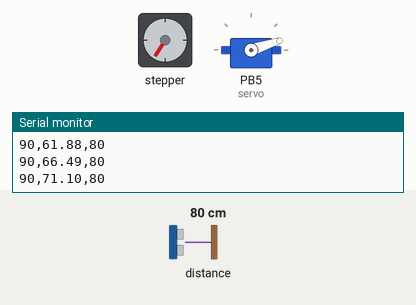
The sketch below on a simulated ATtiny85, built with avr-gcc and run on an emulated ATtiny85. Shown: stepper motor, servo, the last lines printed to the serial monitor. Wiring (inferred from the names in the program): stepper motor driver (200 steps per turn assumed): step PB3; direction PB2. The inputs (shaded band) are chosen by the test bench; at power-on: distance to the obstacle 80 cm.

Above: at 1.2 s.
1.3 s: distance to the obstacle set to 2 cm
At 3.5 s:
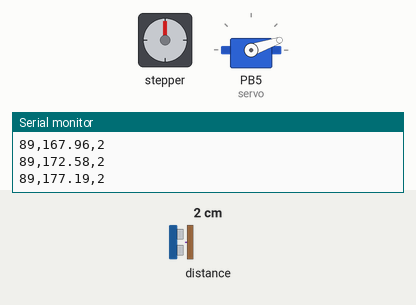
4.3 s: distance to the obstacle set to 18 cm
At 6.1 s:
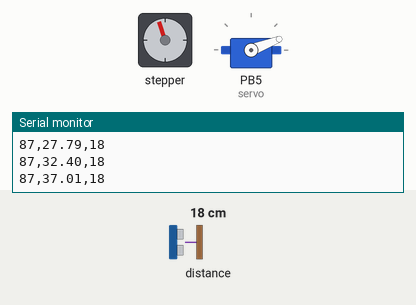
7.3 s: distance to the obstacle set to 4 cm
At 8.7 s:
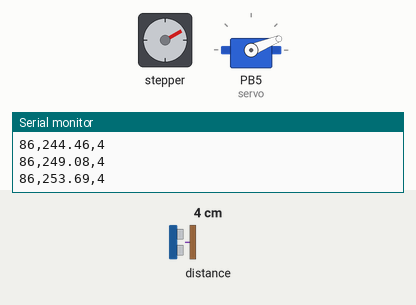
10.3 s: distance to the obstacle set to 35 cm
At 12.5 s:
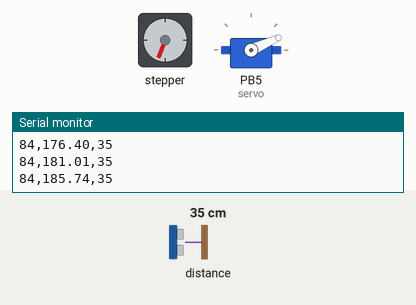
13.3 s: distance to the obstacle set to 9 cm
16.3 s: distance to the obstacle set to 60 cm
Timing chart, 0 to 23.2 s (numbered marks = the images above; inputs shaded):
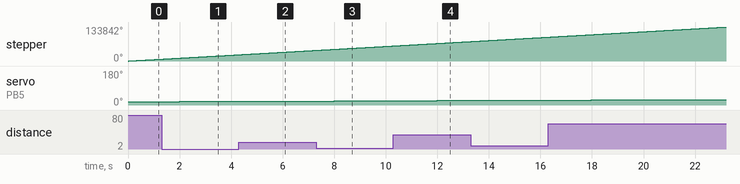

The sketch:

Lidar_Servo_code.ino
```cpp
#include <SoftwareServo.h>
#include <TimerOne.h>
#include <Wire.h>
#include <LIDARLite.h>

#define DIR_PIN 2
#define STEP_PIN 3

LIDARLite myLidarLite;
SoftwareServo servo;

volatile int stepCount = 0;
volatile int roundCount = 0;

int height = 18;

void setup() {
    Serial.begin(115200);

    myLidarLite.begin(0, true);
    myLidarLite.configure(0);

    servo.attach(5);
    servo.write(height);

    pinMode(DIR_PIN, OUTPUT);
    pinMode(STEP_PIN, OUTPUT);

    digitalWrite(DIR_PIN, HIGH);

    Timer1.initialize();
    Timer1.attachInterrupt(tick, 1000000.0f / (3200 * 1));
}

void loop() {
    receive(true);

    for(int i = 0; i < 99; i++)
        receive(false);
}

void receive(bool bias)
{
    float angle = ((float)stepCount / 3200.0f) * 360.0f;
    Serial.print(108 - height);
    Serial.print(",");
    Serial.print(angle);
    Serial.print(",");
    Serial.println(myLidarLite.distance(bias));

    if(roundCount >= 2)
    {
        height++;

        if(height >= 140)
            height = 18;

        servo.write(height);
        roundCount = 0;
    }

    servo.refresh();
}

void tick()
{
    digitalWrite(STEP_PIN, HIGH);
    //delay(1);
    digitalWrite(STEP_PIN, LOW);

    stepCount++;
    if(stepCount >= 3200)
    {
        stepCount = 0;
        roundCount++;
    }
}
```
